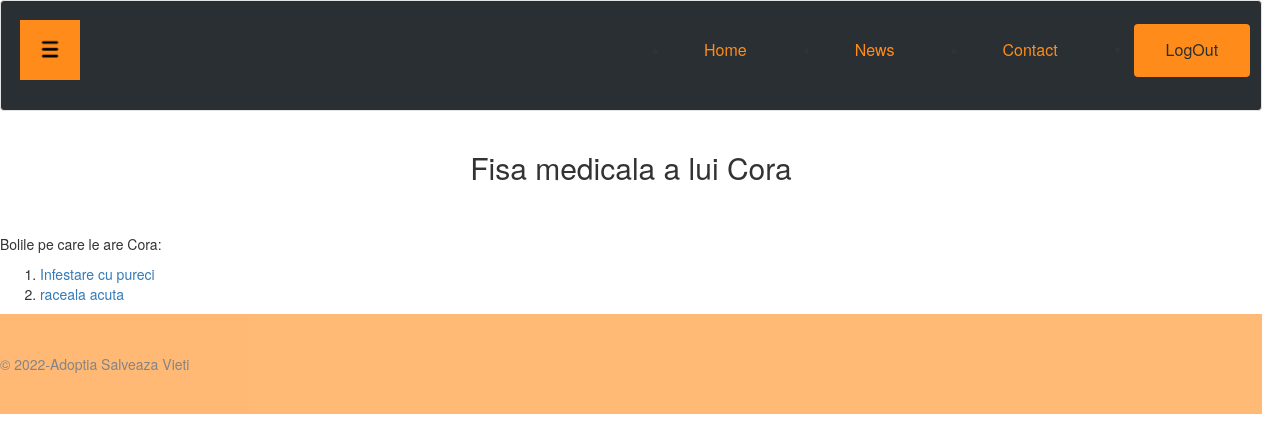
The app's page /php/vizualizareFisa.php?id_animal=2 (signed in) with its own data.
### tables this page shows
CREATE TABLE `animale` (
  `id_animal` varchar(255) NOT NULL,
  `nume` varchar(255) NOT NULL,
  `tip_animal` varchar(255) NOT NULL,
  `rasa` varchar(255) NOT NULL,
  `gen` varchar(255) NOT NULL,
  `varsta` varchar(255) NOT NULL,
  `mediu_viata` varchar(255) NOT NULL,
  `acomodabil` varchar(255) NOT NULL,
  `descriere` text NOT NULL,
  `adoptat` varchar(255) NOT NULL,
  `imagine_ref` varchar(255) NOT NULL
);

CREATE TABLE `mapare_fisa_boala` (
  `id_mapare` varchar(255) NOT NULL,
  `id_fisa` varchar(255) NOT NULL,
  `id_boala` varchar(255) NOT NULL
);

CREATE TABLE `boli` (
  `id_boala` varchar(255) NOT NULL,
  `nume_boala` varchar(255) NOT NULL,
  `durata` varchar(255) NOT NULL
);

### php/vizualizareFisa.php (the view, shortened to what this page needs)
<?php
global $conn;
if(isset($_SESSION["id_administrator"])){
    include("../include/inHeaderAdmin.php");
    $session_id = $_SESSION['id_administrator'];
    $query = $conn->prepare("SELECT * FROM administratori WHERE id_administrator=?");
    $query->execute(array($session_id));
}else{
    if(isset($_SESSION["id_utilizator"])){
        include("../include/inHeaderUser.php");
    }
    else{
        header("location: ../index.php");
    }
}
echo "<link rel='stylesheet' type='text/css' href='../css/admin.css'>";
$id_animal = $_GET['id_animal'];
$check_animal = $conn->prepare("select * from animale where id_animal=?");
$check_animal->execute(array($id_animal));
$infoAnimal = $check_animal->fetch();
echo "<center><h2>Fisa medicala a lui " . $infoAnimal['nume'] .  "</h2></center><br><br>";
$check_fisa = $conn->prepare("select * from fisa_medicala where id_animal=?");
$check_fisa->execute(array($id_animal));
$res = $check_fisa->fetch();
$fisa_id = $res['id_fisa'];
$check_boli = $conn->prepare("select * from mapare_fisa_boala where id_fisa=?");
$check_boli->execute(array($fisa_id));
$rows = $check_boli->rowCount();
if($rows == 0){
    echo "<p>Animalul este perfect sanatos, nu are nicio boala!</p>";
    if(isset($_SESSION['id_administrator'])){
        echo "<a href='editFisa.php?id_animal=" . $id_animal . "&id_fisa=" . $fisa_id . "'><input type='button' value='Editeaza fisa medicala'></a>";
    }
}
else{
    echo "<p>Bolile pe care le are " . $infoAnimal['nume'] . ":</p>";
    echo "<ol>";
    while($map = $check_boli->fetch()){
        $id_boala = $map['id_boala'];
        $check_infoBoala = $conn->prepare("select * from boli where id_boala=?");
        $check_infoBoala->execute(array($id_boala));
        $infoBoala = $check_infoBoala->fetch();
        echo "<li><a href='vizualizareBoala.php?id_boala=" . $id_boala . "'>" . $infoBoala['nume_boala'] . "</a></li>";
    }
    echo "</ol>";
}
include("../include/footer.php");

### css/admin.css (style rules this page uses)
* { box-sizing: border-box; }
html,body { height: 100%; margin: 0; }
body { background-color:white; }
body.logged { overflow-x: hidden; -webkit-background-size: cover; -moz-background-size: cover; -o-background-size: cover; background-size: cover; }

### records on screen
animale: nume "Cora"
mapare_fisa_boala: id_boala.nume_boala "Infestare cu pureci"
mapare_fisa_boala: id_boala.nume_boala "raceala acuta"
